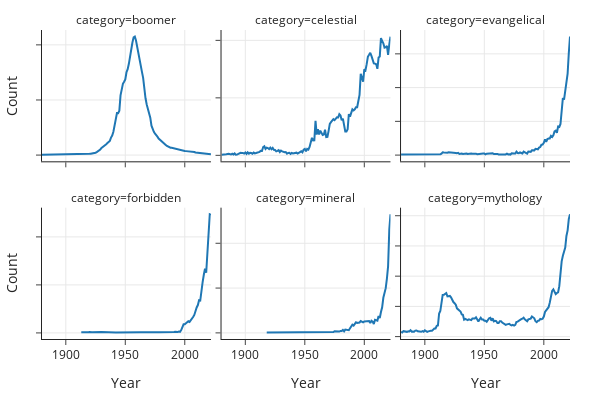

The notebook cell this image was saved under:
### Code cell
# We'll talk about plotting code soon!
import plotly.express as px
fig = px.line(cate_counts, x='Year', y='Count',
              facet_col='category', facet_col_wrap=3,
              facet_row_spacing=0.15,
              width=600, height=400)
fig.update_yaxes(matches=None, showticklabels=False)

### Figure 1 — Plotly figure (JSON) as saved in the notebook; plotly's stock layout.template omitted (floating-point values rounded to 4 significant figures; data arrays with more than 128 entries replaced by an {"elided": "..."} marker saying what was removed)
{"data": [{"hovertemplate": "category=boomer<br>Year=%{x}<br>Count=%{y}<extra></extra>", "legendgroup": "", "line": {"color": "#1F77B4", "dash": "solid"}, "marker": {"symbol": "circle"}, "mode": "lines", "name": "", "orientation": "v", "showlegend": false, "type": "scatter", "x": {"elided": "143 int values"}, "xaxis": "x4", "y": {"elided": "143 int values"}, "yaxis": "y4"}, {"hovertemplate": "category=celestial<br>Year=%{x}<br>Count=%{y}<extra></extra>", "legendgroup": "", "line": {"color": "#1F77B4", "dash": "solid"}, "marker": {"symbol": "circle"}, "mode": "lines", "name": "", "orientation": "v", "showlegend": false, "type": "scatter", "x": {"elided": "141 int values"}, "xaxis": "x5", "y": {"elided": "141 int values"}, "yaxis": "y5"}, {"hovertemplate": "category=evangelical<br>Year=%{x}<br>Count=%{y}<extra></extra>", "legendgroup": "", "line": {"color": "#1F77B4", "dash": "solid"}, "marker": {"symbol": "circle"}, "mode": "lines", "name": "", "orientation": "v", "showlegend": false, "type": "scatter", "x": [1880, 1883, 1884, 1887, 1888, 1891, 1892, 1894, 1896, 1897, 1904, 1907, 1908, 1910, 1911, 1912, 1913, 1914, 1915, 1916, 1917, 1918, 1919, 1920, 1921, 1922, 1923, 1924, 1925, 1926, 1927, 1928, 1929, 1930, 1931, 1932, 1933, 1934, 1935, 1936, 1937, 1938, 1939, 1940, 1941, 1942, 1943, 1944, 1945, 1946, 1947, 1948, 1949, 1950, 1951, 1952, 1953, 1954, 1955, 1957, 1958, 1959, 1960, 1961, 1962, 1964, 1965, 1966, 1968, 1969, 1970, 1971, 1972, 1973, 1974, 1975, 1976, 1977, 1978, 1979, 1980, 1981, 1982, 1983, 1984, 1985, 1986, 1987, 1988, 1989, 1990, 1991, 1992, 1993, 1994, 1995, 1996, 1997, 1998, 1999, 2000, 2001, 2002, 2003, 2004, 2005, 2006, 2007, 2008, 2009, 2010, 2011, 2012, 2013, 2014, 2015, 2016, 2017, 2018, 2019, 2020, 2021, 2022], "xaxis": "x6", "y": [7, 7, 8, 6, 5, 11, 8, 6, 10, 14, 6, 5, 6, 12, 6, 5, 11, 22, 41, 38, 34, 38, 35, 42, 42, 41, 35, 37, 33, 32, 28, 33, 17, 21, 23, 17, 21, 29, 24, 17, 21, 15, 22, 20, 23, 21, 21, 13, 16, 12, 26, 20, 22, 22, 11, 21, 24, 19, 19, 27, 15, 17, 15, 17, 9, 7, 6, 10, 10, 22, 10, 13, 8, 26, 30, 23, 23, 51, 31, 29, 39, 26, 24, 51, 41, 39, 22, 52, 48, 48, 73, 71, 70, 93, 86, 86, 111, 119, 154, 156, 182, 232, 198, 237, 246, 246, 284, 269, 294, 350, 362, 332, 422, 417, 461, 626, 844, 821, 944, 1066, 1207, 1513, 1756], "yaxis": "y6"}, {"hovertemplate": "category=forbidden<br>Year=%{x}<br>Count=%{y}<extra></extra>", "legendgroup": "", "line": {"color": "#1F77B4", "dash": "solid"}, "marker": {"symbol": "circle"}, "mode": "lines", "name": "", "orientation": "v", "showlegend": false, "type": "scatter", "x": [1913, 1914, 1915, 1917, 1918, 1919, 1920, 1921, 1922, 1930, 1942, 1963, 1964, 1966, 1967, 1970, 1971, 1973, 1974, 1975, 1978, 1985, 1987, 1989, 1990, 1991, 1992, 1993, 1994, 1995, 1996, 1997, 1998, 1999, 2000, 2001, 2002, 2003, 2004, 2005, 2006, 2007, 2008, 2009, 2010, 2011, 2012, 2013, 2014, 2015, 2016, 2017, 2018, 2019, 2020, 2021, 2022], "xaxis": "x", "y": [6, 5, 6, 5, 7, 6, 9, 8, 6, 9, 5, 6, 5, 8, 7, 8, 9, 6, 5, 6, 7, 7, 5, 5, 7, 10, 13, 9, 9, 15, 12, 29, 63, 89, 89, 98, 109, 121, 115, 130, 141, 165, 187, 235, 265, 290, 341, 337, 471, 529, 606, 669, 627, 828, 1068, 1236, 1231], "yaxis": "y"}, {"hovertemplate": "category=mineral<br>Year=%{x}<br>Count=%{y}<extra></extra>", "legendgroup": "", "line": {"color": "#1F77B4", "dash": "solid"}, "marker": {"symbol": "circle"}, "mode": "lines", "name": "", "orientation": "v", "showlegend": false, "type": "scatter", "x": [1918, 1967, 1968, 1969, 1971, 1973, 1974, 1975, 1976, 1977, 1978, 1979, 1980, 1981, 1982, 1983, 1984, 1985, 1986, 1987, 1988, 1989, 1990, 1991, 1992, 1993, 1994, 1995, 1996, 1997, 1998, 1999, 2000, 2001, 2002, 2003, 2004, 2005, 2006, 2007, 2008, 2009, 2010, 2011, 2012, 2013, 2014, 2015, 2016, 2017, 2018, 2019, 2020, 2021, 2022], "xaxis": "x2", "y": [5, 5, 6, 5, 5, 10, 9, 17, 15, 15, 14, 15, 22, 21, 33, 18, 37, 37, 37, 30, 51, 72, 91, 82, 109, 118, 112, 112, 116, 132, 127, 117, 128, 128, 133, 134, 133, 109, 136, 126, 99, 146, 143, 137, 187, 166, 232, 285, 392, 435, 499, 605, 744, 1152, 1324], "yaxis": "y2"}, {"hovertemplate": "category=mythology<br>Year=%{x}<br>Count=%{y}<extra></extra>", "legendgroup": "", "line": {"color": "#1F77B4", "dash": "solid"}, "marker": {"symbol": "circle"}, "mode": "lines", "name": "", "orientation": "v", "showlegend": false, "type": "scatter", "x": {"elided": "143 int values"}, "xaxis": "x3", "y": {"elided": "143 int values"}, "yaxis": "y3"}], "layout": {"annotations": [{"font": {}, "showarrow": false, "text": "category=forbidden", "x": 0.16, "xanchor": "center", "xref": "paper", "y": 0.425, "yanchor": "bottom", "yref": "paper"}, {"font": {}, "showarrow": false, "text": "category=mineral", "x": 0.5, "xanchor": "center", "xref": "paper", "y": 0.425, "yanchor": "bottom", "yref": "paper"}, {"font": {}, "showarrow": false, "text": "category=mythology", "x": 0.84, "xanchor": "center", "xref": "paper", "y": 0.425, "yanchor": "bottom", "yref": "paper"}, {"font": {}, "showarrow": false, "text": "category=boomer", "x": 0.16, "xanchor": "center", "xref": "paper", "y": 1, "yanchor": "bottom", "yref": "paper"}, {"font": {}, "showarrow": false, "text": "category=celestial", "x": 0.5, "xanchor": "center", "xref": "paper", "y": 1, "yanchor": "bottom", "yref": "paper"}, {"font": {}, "showarrow": false, "text": "category=evangelical", "x": 0.84, "xanchor": "center", "xref": "paper", "y": 1, "yanchor": "bottom", "yref": "paper"}], "height": 400, "legend": {"tracegroupgap": 0}, "width": 600, "xaxis": {"anchor": "y", "domain": [0, 0.32], "title": {"text": "Year"}}, "xaxis2": {"anchor": "y2", "domain": [0.34, 0.66], "matches": "x", "title": {"text": "Year"}}, "xaxis3": {"anchor": "y3", "domain": [0.68, 1.0], "matches": "x", "title": {"text": "Year"}}, "xaxis4": {"anchor": "y4", "domain": [0, 0.32], "matches": "x", "showticklabels": false}, "xaxis5": {"anchor": "y5", "domain": [0.34, 0.66], "matches": "x", "showticklabels": false}, "xaxis6": {"anchor": "y6", "domain": [0.68, 1.0], "matches": "x", "showticklabels": false}, "yaxis": {"anchor": "x", "domain": [0, 0.425], "showticklabels": false, "title": {"text": "Count"}}, "yaxis2": {"anchor": "x2", "domain": [0, 0.425], "showticklabels": false}, "yaxis3": {"anchor": "x3", "domain": [0, 0.425], "showticklabels": false}, "yaxis4": {"anchor": "x4", "domain": [0.575, 1], "showticklabels": false, "title": {"text": "Count"}}, "yaxis5": {"anchor": "x5", "domain": [0.575, 1], "showticklabels": false}, "yaxis6": {"anchor": "x6", "domain": [0.575, 1], "showticklabels": false}}}
